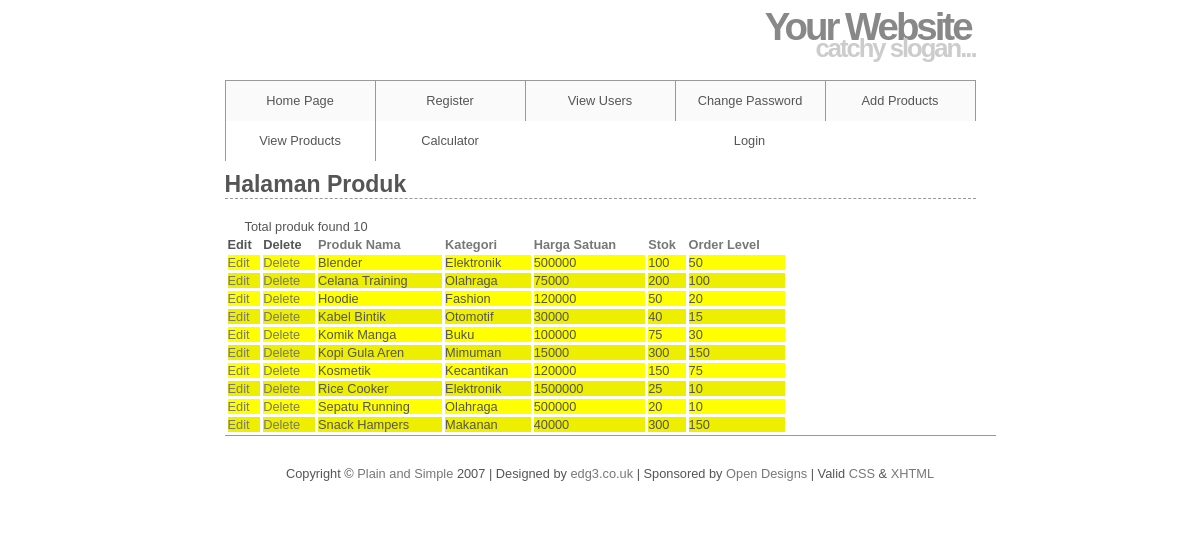
Screenshot of /pages/view_products.php with the database file from the repository.
### tables this page shows
CREATE TABLE `produk` (
  `produk_id` mediumint(8) UNSIGNED NOT NULL,
  `produk_nama` varchar(50) NOT NULL,
  `kategori` varchar(50) NOT NULL,
  `harga_satuan` int(11) NOT NULL,
  `stok` int(11) NOT NULL,
  `order_level` int(11) NOT NULL,
  `diskontiniu` enum('Ya','Tidak') NOT NULL
);

### pages/view_products.php (the view, shortened to what this page needs)
<?php
require ('../layouts/header.php');
$display = 10;
require('../includes/mysqli_connect.php');
if(isset($_GET['s']) && is_numeric($_GET['s'])){
		$start = $_GET['s'];
	}else{
		$start=0;
}
$sort = (isset($_GET['sort'])) ? $_GET['sort'] : 'pn';
switch ($sort){
	case 'pn':
		$order_by = 'produk_nama ASC';
		break;
}
?>
<h1>Halaman Produk</h1>
<?php
$sql = "SELECT produk_nama, kategori, harga_satuan, stok, order_level, produk_id
FROM produk ORDER BY $order_by LIMIT $start, $display";
$r = @mysqli_query($dbc, $sql);
$num = mysqli_num_rows($r);
if($num) {
	echo "<p> Total produk found $num </p>\n";
	echo '<table align="center" cellspacing="3" cellpadding="3" width="75%">
	<tr><td align="left"><strong>Edit</strong></td>
	<td align="left"><strong>Delete</strong></td>
	<td align="left"><strong><a href="view_products.php?sort=pn">Produk Nama</a></strong></td>
	<td align="left"><strong><a href="view_products.php?sort=c">Kategori</a></strong></td>
	<td align="left"><strong><a href="view_products.php?sort=hs">Harga Satuan</a></strong></td>
	<td align="left"><strong><a href="view_products.php?sort=s">Stok</a></strong></td>
	<td align="left"><strong><a href="view_products.php?sort=ol">Order Level</a></strong></td>
	</tr>';
	$bg = '#eeeeee';
	while($row = mysqli_fetch_array($r, MYSQLI_ASSOC)){
		$bg = ($bg=='#eeeeee' ? '#ffffff' : '#eeeeee');
		echo '<tr bgcolor=' . $bg . '">
		<td align="left"><a href="edit_product.php?id=' . $row['produk_id'] . '">Edit</a></td>
		<td align="left"><a href="delete_product.php?id=' . $row['produk_id'] . '">Delete</a></td>
		<td align="left">' . $row['produk_nama'] . '</td>
		<td align="left">' . $row['kategori'] . '</td>
		<td align="left">' . $row['harga_satuan'] . '</td>
		<td align="left">' . $row['stok'] . '</td>
		<td align="left">' . $row['order_level'] . '</td></tr>';
	}
	echo '</table>';
} else {
	echo '<p class="error"> Users could not be rettrieved".</p>';
	echo '<p>' . mysqli_error($dbc) . '<br/>Query: ' . $sql . '</p>';
}
	include('../layouts/footer.php');
?>

### layouts/header.php (shortened to what this page needs)
<!DOCTYPE html>
<html lang="en">
<head>
	<link rel="stylesheet" href="../css/style.css" type="text/css" media="screen">
</head>
<body>
	<div id="header">
		<h1>Your Website</h1>
		<h2>catchy slogan...</h2>
	</div>
	<div id="navigation">
		<ul>
			<li><a href="./index.php">Home Page</a></li>
			<li><a href="../pages/register.php">Register</a></li>
			<li><a href="../pages/view_users.php">View Users</a></li>
			<li><a href="../pages/password.php">Change Password</a></li>
			<li><a href="../pages/add_products.php">Add Products</a></li>
			<li><a href="../pages/view_products.php">View Products</a></li>
			<li><a href="../pages/calculator.php">Calculator</a></li>
			<?php
                    if (isset($_SESSION['user_id']) && (basename($_SERVER['PHP_SELF']) != 'logout.php')) {
                        echo '<a href="../pages/logout.php">Logout</a>';
                    } else {
                        echo '<a href="../pages/login.php">Login</a>';
                    }
			?>
		</ul>
	</div>
	<br />
	<br />
<div id="content">

### layouts/footer.php (shortened to what this page needs)
<!DOCTYPE html>
<html lang="en">
<head>
</head>
<body>
<div id="footer">
		<p>Copyright &copy; <a href="#">Plain and Simple</a> 2007 | Designed by <a href="http://www.edg3.co.uk/">edg3.co.uk</a> | Sponsored by <a href="http://www.opendesigns.org/">Open Designs</a> | Valid <a href="http://jigsaw.w3.org/css-validator/">CSS</a> &amp; <a href="http://validator.w3.org/">XHTML</a></p>
	</div>
</body>
</html>
</body>
</html>

### css/style.css (style rules this page uses)
* { border:0; margin:0; padding:0; }
a { color:#777; text-decoration:none; }
body { background:#ffffff; color:#555; font:0.8em Arial, Helvetica, "bitstream vera sans", sans-serif; }
#header { border-bottom:1px solid #999; height:80px; margin:0 auto; width:751px; }
#header h1 { color:#888; font-size:300%; letter-spacing:-3px; text-align:right; padding:5px; margin-bottom:-20px; }
#header h2 { color:#CCC; font-size:200%; letter-spacing:-2px; text-align:right; }
#navigation { background:#fafafa; border-right:1px solid #999; margin:0 auto; width:750px; height:40px; list-style:none; }
#navigation li { border-left:1px solid #999; float:left; width:149px; list-style:none; }
#navigation a { color:#555; display:block; line-height:40px; text-align:center; }
#content { height:auto; margin:0 auto; padding:0 0 20px; width:751px; }
#content h1 { border-bottom:1px dashed #999; font-size:1.8em; padding:20px 0 0; }
#content p { padding:20px 20px 0; }
#footer { border-top:1px solid #999; height:50px; margin:0 auto; padding:10px; text-align:center; width:751px; }

### rows the page displays
produk: produk_nama "Blender", kategori "Elektronik", harga_satuan "500000", stok "100", order_level "50"
produk: produk_nama "Celana Training", kategori "Olahraga", harga_satuan "75000", stok "200", order_level "100"
produk: produk_nama "Hoodie", kategori "Fashion", harga_satuan "120000", stok "50", order_level "20"
produk: produk_nama "Kabel Bintik", kategori "Otomotif", harga_satuan "30000", stok "40", order_level "15"
produk: produk_nama "Komik Manga", kategori "Buku", harga_satuan "100000", stok "75", order_level "30"
produk: produk_nama "Kopi Gula Aren", kategori "Mimuman", harga_satuan "15000", stok "300", order_level "150"
produk: produk_nama "Kosmetik", kategori "Kecantikan", harga_satuan "120000", stok "150", order_level "75"
produk: produk_nama "Rice Cooker", kategori "Elektronik", harga_satuan "1500000", stok "25", order_level "10"
produk: produk_nama "Sepatu Running", kategori "Olahraga", harga_satuan "500000", stok "20", order_level "10"
produk: produk_nama "Snack Hampers", kategori "Makanan", harga_satuan "40000", stok "300", order_level "150"

### other values shown
$num "10"
